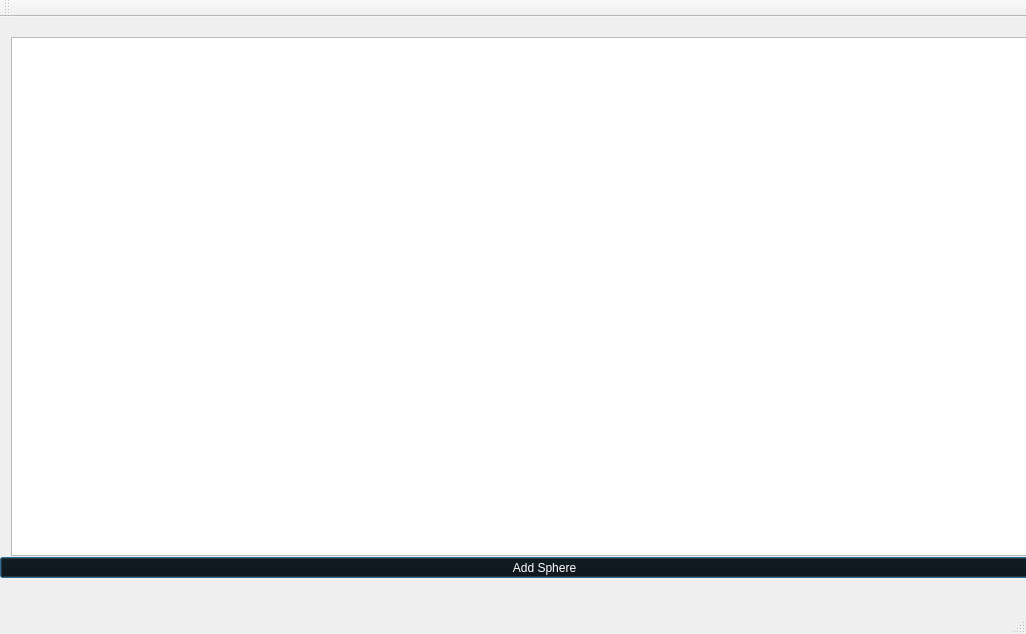
<?xml version="1.0" encoding="UTF-8"?>
<ui version="4.0">
 <class>MainWindow</class>
 <widget class="QMainWindow" name="MainWindow">
  <property name="geometry">
   <rect>
    <x>0</x>
    <y>0</y>
    <width>1026</width>
    <height>634</height>
   </rect>
  </property>
  <property name="windowTitle">
   <string>MainWindow</string>
  </property>
  <widget class="QWidget" name="centralWidget">
   <widget class="QWidget" name="verticalLayoutWidget">
    <property name="geometry">
     <rect>
      <x>0</x>
      <y>9</y>
      <width>1091</width>
      <height>541</height>
     </rect>
    </property>
    <layout class="QVBoxLayout" name="verticalLayout">
     <item>
      <widget class="QGraphicsView" name="graphicsView">
       <property name="styleSheet">
        <string notr="true"/>
       </property>
      </widget>
     </item>
    </layout>
   </widget>
   <widget class="QPushButton" name="pushButton">
    <property name="geometry">
     <rect>
      <x>0</x>
      <y>540</y>
      <width>1089</width>
      <height>21</height>
     </rect>
    </property>
    <property name="palette">
     <palette>
      <active>
       <colorrole role="WindowText">
        <brush brushstyle="SolidPattern">
         <color alpha="255">
          <red>255</red>
          <green>255</green>
          <blue>255</blue>
         </color>
        </brush>
       </colorrole>
       <colorrole role="Button">
        <brush brushstyle="SolidPattern">
         <color alpha="255">
          <red>9</red>
          <green>9</green>
          <blue>9</blue>
         </color>
        </brush>
       </colorrole>
       <colorrole role="Light">
        <brush brushstyle="SolidPattern">
         <color alpha="255">
          <red>112</red>
          <green>0</green>
          <blue>60</blue>
         </color>
        </brush>
       </colorrole>
       <colorrole role="Midlight">
        <brush brushstyle="SolidPattern">
         <color alpha="255">
          <red>93</red>
          <green>0</green>
          <blue>50</blue>
         </color>
        </brush>
       </colorrole>
       <colorrole role="Dark">
        <brush brushstyle="SolidPattern">
         <color alpha="255">
          <red>37</red>
          <green>4</green>
          <blue>28</blue>
         </color>
        </brush>
       </colorrole>
       <colorrole role="Mid">
        <brush brushstyle="SolidPattern">
         <color alpha="255">
          <red>50</red>
          <green>0</green>
          <blue>26</blue>
         </color>
        </brush>
       </colorrole>
       <colorrole role="Text">
        <brush brushstyle="SolidPattern">
         <color alpha="255">
          <red>255</red>
          <green>255</green>
          <blue>255</blue>
         </color>
        </brush>
       </colorrole>
       <colorrole role="BrightText">
        <brush brushstyle="SolidPattern">
         <color alpha="255">
          <red>255</red>
          <green>255</green>
          <blue>255</blue>
         </color>
        </brush>
       </colorrole>
       <colorrole role="ButtonText">
        <brush brushstyle="SolidPattern">
         <color alpha="255">
          <red>255</red>
          <green>255</green>
          <blue>255</blue>
         </color>
        </brush>
       </colorrole>
       <colorrole role="Base">
        <brush brushstyle="SolidPattern">
         <color alpha="255">
          <red>9</red>
          <green>9</green>
          <blue>9</blue>
         </color>
        </brush>
       </colorrole>
       <colorrole role="Window">
        <brush brushstyle="SolidPattern">
         <color alpha="255">
          <red>9</red>
          <green>9</green>
          <blue>9</blue>
         </color>
        </brush>
       </colorrole>
       <colorrole role="Shadow">
        <brush brushstyle="SolidPattern">
         <color alpha="255">
          <red>0</red>
          <green>0</green>
          <blue>0</blue>
         </color>
        </brush>
       </colorrole>
       <colorrole role="Link">
        <brush brushstyle="SolidPattern">
         <color alpha="255">
          <red>81</red>
          <green>29</green>
          <blue>45</blue>
         </color>
        </brush>
       </colorrole>
       <colorrole role="AlternateBase">
        <brush brushstyle="SolidPattern">
         <color alpha="255">
          <red>37</red>
          <green>0</green>
          <blue>20</blue>
         </color>
        </brush>
       </colorrole>
       <colorrole role="ToolTipBase">
        <brush brushstyle="SolidPattern">
         <color alpha="255">
          <red>255</red>
          <green>255</green>
          <blue>220</blue>
         </color>
        </brush>
       </colorrole>
       <colorrole role="ToolTipText">
        <brush brushstyle="SolidPattern">
         <color alpha="255">
          <red>0</red>
          <green>0</green>
          <blue>0</blue>
         </color>
        </brush>
       </colorrole>
      </active>
      <inactive>
       <colorrole role="WindowText">
        <brush brushstyle="SolidPattern">
         <color alpha="255">
          <red>255</red>
          <green>255</green>
          <blue>255</blue>
         </color>
        </brush>
       </colorrole>
       <colorrole role="Button">
        <brush brushstyle="SolidPattern">
         <color alpha="255">
          <red>9</red>
          <green>9</green>
          <blue>9</blue>
         </color>
        </brush>
       </colorrole>
       <colorrole role="Light">
        <brush brushstyle="SolidPattern">
         <color alpha="255">
          <red>112</red>
          <green>0</green>
          <blue>60</blue>
         </color>
        </brush>
       </colorrole>
       <colorrole role="Midlight">
        <brush brushstyle="SolidPattern">
         <color alpha="255">
          <red>93</red>
          <green>0</green>
          <blue>50</blue>
         </color>
        </brush>
       </colorrole>
       <colorrole role="Dark">
        <brush brushstyle="SolidPattern">
         <color alpha="255">
          <red>37</red>
          <green>4</green>
          <blue>28</blue>
         </color>
        </brush>
       </colorrole>
       <colorrole role="Mid">
        <brush brushstyle="SolidPattern">
         <color alpha="255">
          <red>50</red>
          <green>0</green>
          <blue>26</blue>
         </color>
        </brush>
       </colorrole>
       <colorrole role="Text">
        <brush brushstyle="SolidPattern">
         <color alpha="255">
          <red>255</red>
          <green>255</green>
          <blue>255</blue>
         </color>
        </brush>
       </colorrole>
       <colorrole role="BrightText">
        <brush brushstyle="SolidPattern">
         <color alpha="255">
          <red>255</red>
          <green>255</green>
          <blue>255</blue>
         </color>
        </brush>
       </colorrole>
       <colorrole role="ButtonText">
        <brush brushstyle="SolidPattern">
         <color alpha="255">
          <red>255</red>
          <green>255</green>
          <blue>255</blue>
         </color>
        </brush>
       </colorrole>
       <colorrole role="Base">
        <brush brushstyle="SolidPattern">
         <color alpha="255">
          <red>9</red>
          <green>9</green>
          <blue>9</blue>
         </color>
        </brush>
       </colorrole>
       <colorrole role="Window">
        <brush brushstyle="SolidPattern">
         <color alpha="255">
          <red>9</red>
          <green>9</green>
          <blue>9</blue>
         </color>
        </brush>
       </colorrole>
       <colorrole role="Shadow">
        <brush brushstyle="SolidPattern">
         <color alpha="255">
          <red>0</red>
          <green>0</green>
          <blue>0</blue>
         </color>
        </brush>
       </colorrole>
       <colorrole role="Link">
        <brush brushstyle="SolidPattern">
         <color alpha="255">
          <red>81</red>
          <green>29</green>
          <blue>45</blue>
         </color>
        </brush>
       </colorrole>
       <colorrole role="AlternateBase">
        <brush brushstyle="SolidPattern">
         <color alpha="255">
          <red>37</red>
          <green>0</green>
          <blue>20</blue>
         </color>
        </brush>
       </colorrole>
       <colorrole role="ToolTipBase">
        <brush brushstyle="SolidPattern">
         <color alpha="255">
          <red>255</red>
          <green>255</green>
          <blue>220</blue>
         </color>
        </brush>
       </colorrole>
       <colorrole role="ToolTipText">
        <brush brushstyle="SolidPattern">
         <color alpha="255">
          <red>0</red>
          <green>0</green>
          <blue>0</blue>
         </color>
        </brush>
       </colorrole>
      </inactive>
      <disabled>
       <colorrole role="WindowText">
        <brush brushstyle="SolidPattern">
         <color alpha="255">
          <red>37</red>
          <green>4</green>
          <blue>28</blue>
         </color>
        </brush>
       </colorrole>
       <colorrole role="Button">
        <brush brushstyle="SolidPattern">
         <color alpha="255">
          <red>9</red>
          <green>9</green>
          <blue>9</blue>
         </color>
        </brush>
       </colorrole>
       <colorrole role="Light">
        <brush brushstyle="SolidPattern">
         <color alpha="255">
          <red>112</red>
          <green>0</green>
          <blue>60</blue>
         </color>
        </brush>
       </colorrole>
       <colorrole role="Midlight">
        <brush brushstyle="SolidPattern">
         <color alpha="255">
          <red>93</red>
          <green>0</green>
          <blue>50</blue>
         </color>
        </brush>
       </colorrole>
       <colorrole role="Dark">
        <brush brushstyle="SolidPattern">
         <color alpha="255">
          <red>37</red>
          <green>4</green>
          <blue>28</blue>
         </color>
        </brush>
       </colorrole>
       <colorrole role="Mid">
        <brush brushstyle="SolidPattern">
         <color alpha="255">
          <red>50</red>
          <green>0</green>
          <blue>26</blue>
         </color>
        </brush>
       </colorrole>
       <colorrole role="Text">
        <brush brushstyle="SolidPattern">
         <color alpha="255">
          <red>37</red>
          <green>4</green>
          <blue>28</blue>
         </color>
        </brush>
       </colorrole>
       <colorrole role="BrightText">
        <brush brushstyle="SolidPattern">
         <color alpha="255">
          <red>255</red>
          <green>255</green>
          <blue>255</blue>
         </color>
        </brush>
       </colorrole>
       <colorrole role="ButtonText">
        <brush brushstyle="SolidPattern">
         <color alpha="255">
          <red>37</red>
          <green>4</green>
          <blue>28</blue>
         </color>
        </brush>
       </colorrole>
       <colorrole role="Base">
        <brush brushstyle="SolidPattern">
         <color alpha="255">
          <red>9</red>
          <green>9</green>
          <blue>9</blue>
         </color>
        </brush>
       </colorrole>
       <colorrole role="Window">
        <brush brushstyle="SolidPattern">
         <color alpha="255">
          <red>9</red>
          <green>9</green>
          <blue>9</blue>
         </color>
        </brush>
       </colorrole>
       <colorrole role="Shadow">
        <brush brushstyle="SolidPattern">
         <color alpha="255">
          <red>0</red>
          <green>0</green>
          <blue>0</blue>
         </color>
        </brush>
       </colorrole>
       <colorrole role="Link">
        <brush brushstyle="SolidPattern">
         <color alpha="255">
          <red>81</red>
          <green>29</green>
          <blue>45</blue>
         </color>
        </brush>
       </colorrole>
       <colorrole role="AlternateBase">
        <brush brushstyle="SolidPattern">
         <color alpha="255">
          <red>75</red>
          <green>0</green>
          <blue>40</blue>
         </color>
        </brush>
       </colorrole>
       <colorrole role="ToolTipBase">
        <brush brushstyle="SolidPattern">
         <color alpha="255">
          <red>255</red>
          <green>255</green>
          <blue>220</blue>
         </color>
        </brush>
       </colorrole>
       <colorrole role="ToolTipText">
        <brush brushstyle="SolidPattern">
         <color alpha="255">
          <red>0</red>
          <green>0</green>
          <blue>0</blue>
         </color>
        </brush>
       </colorrole>
      </disabled>
     </palette>
    </property>
    <property name="styleSheet">
     <string notr="true">background-color: rgb(9, 9, 9);</string>
    </property>
    <property name="text">
     <string>Add Sphere</string>
    </property>
    <property name="autoRepeat">
     <bool>false</bool>
    </property>
    <property name="autoDefault">
     <bool>false</bool>
    </property>
    <property name="default">
     <bool>true</bool>
    </property>
    <property name="flat">
     <bool>false</bool>
    </property>
   </widget>
  </widget>
  <widget class="QMenuBar" name="menuBar">
   <property name="geometry">
    <rect>
     <x>0</x>
     <y>0</y>
     <width>1026</width>
     <height>21</height>
    </rect>
   </property>
  </widget>
  <widget class="QToolBar" name="mainToolBar">
   <attribute name="toolBarArea">
    <enum>TopToolBarArea</enum>
   </attribute>
   <attribute name="toolBarBreak">
    <bool>false</bool>
   </attribute>
  </widget>
  <widget class="QStatusBar" name="statusBar"/>
 </widget>
 <layoutdefault spacing="6" margin="11"/>
 <resources/>
 <connections/>
</ui>
